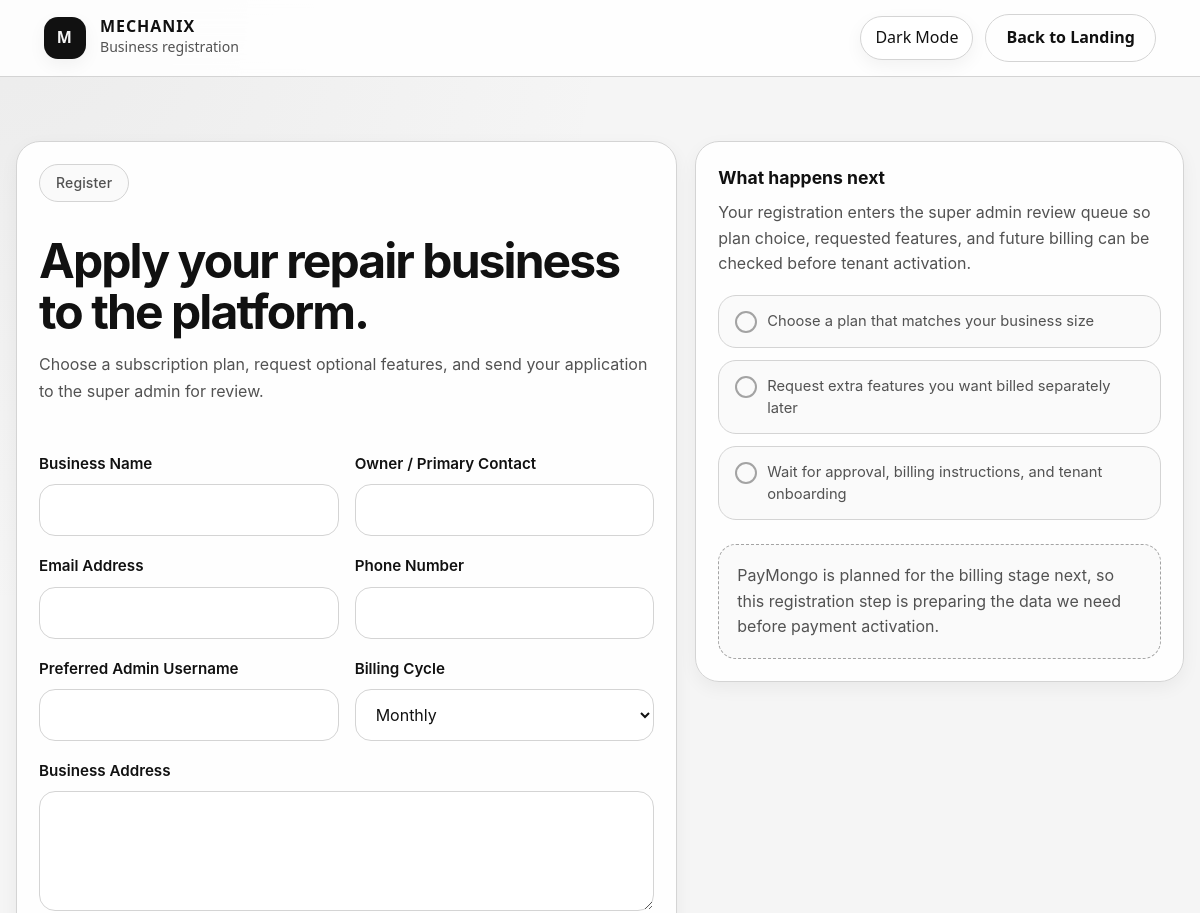
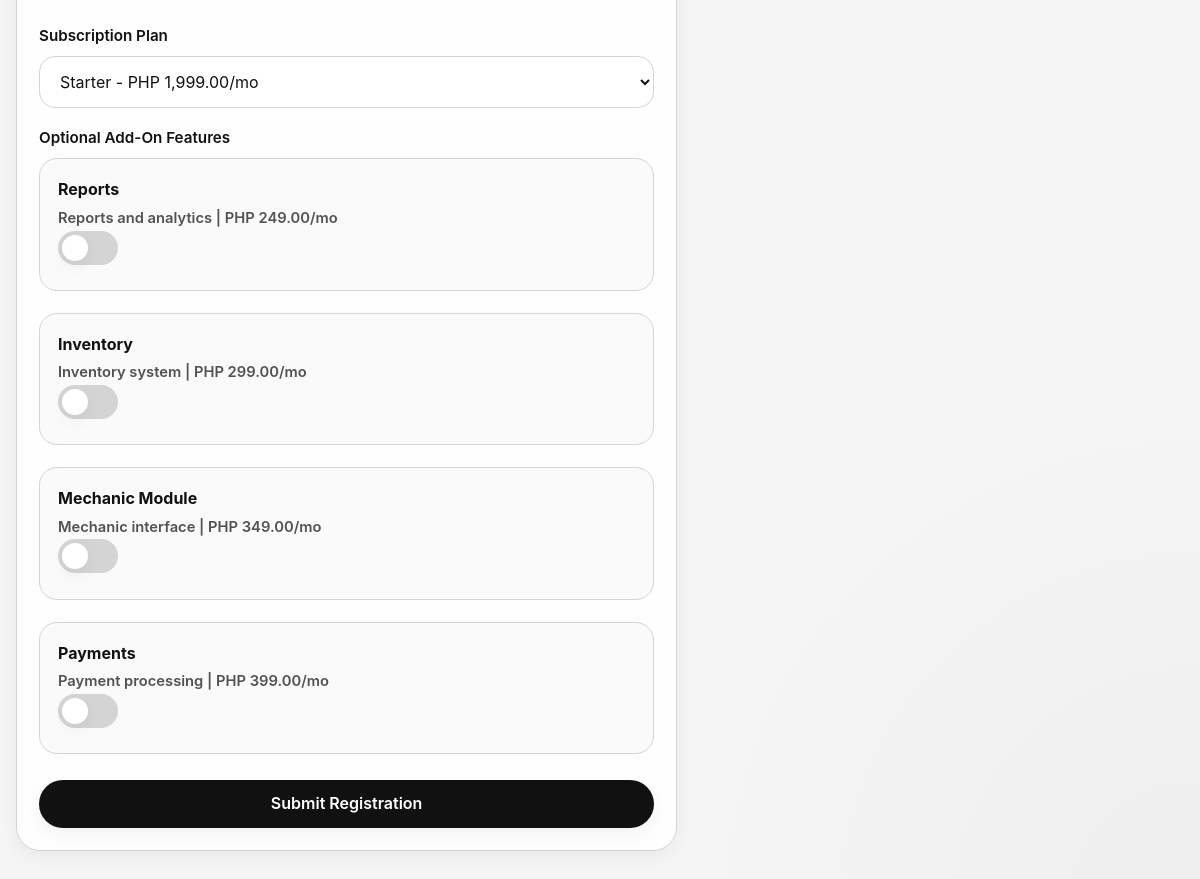
Page /register.php?plan_id=1 on the committed database (2 pictures, top to bottom).
### tables this page shows
CREATE TABLE `feature_pricing` (
  `feature_pricing_id` int(11) NOT NULL,
  `feature_id` int(11) NOT NULL,
  `monthly_addon_price` decimal(10,2) NOT NULL DEFAULT 0.00,
  `yearly_addon_price` decimal(10,2) DEFAULT NULL,
  `is_active` tinyint(1) NOT NULL DEFAULT 1
);

CREATE TABLE `features` (
  `feature_id` int(11) NOT NULL,
  `feature_name` varchar(100) NOT NULL,
  `description` varchar(255) DEFAULT NULL
);

### register.php (the view, shortened to what this page needs)
<?php
$selectedPlanId = (int) ($_GET['plan_id'] ?? 0);
$plans = [];
$addons = [];
$oldInput = $_SESSION['registration_old_input'] ?? [];
try {
    $pdo = Database::getInstance();
    $plans = $pdo->query("
        SELECT plan_id, plan_name, monthly_price, yearly_price, description
        FROM subscription_plans
        WHERE is_active = 1
          AND plan_name <> 'Read-Only'
        ORDER BY monthly_price ASC, plan_name ASC
    ")->fetchAll();
    $addons = $pdo->query("
        SELECT
            f.feature_id,
            f.feature_name,
            f.description,
            fp.monthly_addon_price,
            fp.yearly_addon_price
        FROM feature_pricing fp
        INNER JOIN features f ON f.feature_id = fp.feature_id
        WHERE fp.is_active = 1
        ORDER BY fp.monthly_addon_price ASC, f.feature_name ASC
    ")->fetchAll();
} catch (PDOException $e) {
    $formError = 'Registration options could not be loaded: ' . $e->getMessage();
}
function registerValue($oldInput, $key) {
    return htmlspecialchars($oldInput[$key] ?? '', ENT_QUOTES, 'UTF-8');
}
function registerMoney($amount) {
    return 'PHP ' . number_format((float) $amount, 2);
}
function registerFeatureLabel($featureName) {
    return ucwords(str_replace('_', ' ', $featureName));
}
?>
<!DOCTYPE html>
<html lang="en" data-theme="light">
<head>
    <link rel="stylesheet" href="assets/css/styles.css">
</head>
<body class="page-shell">
    <div class="topbar">
        <div class="topbar-inner">
            <div class="brand">
                <div class="brand-mark">M</div>
                <div class="brand-text">
                    <h1>MECHANIX</h1>
                    <p>Business registration</p>
                </div>
            </div>
            <div class="nav-actions">
                <button type="button" class="theme-toggle" data-theme-toggle>Dark Mode</button>
                <a href="index.php" class="btn btn-secondary">Back to Landing</a>
            </div>
        </div>
    </div>
    <main class="section-block">
        <div class="container registration-layout">
            <article class="content-card registration-panel">
                <div class="section-heading">
                    <p class="eyebrow">Register</p>
                    <h2>Apply your repair business to the platform.</h2>
                    <p>Choose a subscription plan, request optional features, and send your application to the super admin for review.</p>
                </div>
                <form action="actions/register_business.php" method="POST">
                    <div class="form-grid">
                        <div class="form-group">
                            <label for="business_name">Business Name</label>
                            <input class="form-control" type="text" id="business_name" name="business_name" value="<?= registerValue($oldInput, 'business_name') ?>" required>
                        </div>
                        <div class="form-group">
                            <label for="owner_full_name">Owner / Primary Contact</label>
                            <input class="form-control" type="text" id="owner_full_name" name="owner_full_name" value="<?= registerValue($oldInput, 'owner_full_name') ?>" required>
                        </div>
                    </div>
                    <div class="form-grid">
                        <div class="form-group">
                            <label for="email">Email Address</label>
                            <input class="form-control" type="email" id="email" name="email" value="<?= registerValue($oldInput, 'email') ?>" required>
                        </div>
                        <div class="form-group">
                            <label for="phone">Phone Number</label>
                            <input class="form-control" type="text" id="phone" name="phone" value="<?= registerValue($oldInput, 'phone') ?>">
                        </div>
                    </div>
                    <div class="form-grid">
                        <div class="form-group">
                            <label for="preferred_username">Preferred Admin Username</label>
                            <input class="form-control" type="text" id="preferred_username" name="preferred_username" value="<?= registerValue($oldInput, 'preferred_username') ?>">
                        </div>
                        <div class="form-group">
                            <label for="billing_cycle">Billing Cycle</label>
                            <select class="form-control" id="billing_cycle" name="billing_cycle" required>
                                <option value="monthly"<?= (($oldInput['billing_cycle'] ?? 'monthly') === 'monthly') ? ' selected' : '' ?>>Monthly</option>
                            </select>
                        </div>
                    </div>
                    <div class="form-group">
                        <label for="address">Business Address</label>
                        <textarea class="form-control form-textarea" id="address" name="address"><?= registerValue($oldInput, 'address') ?></textarea>
                    </div>
                    <div class="form-group">
                        <label for="selected_plan_id">Subscription Plan</label>
                        <select class="form-control" id="selected_plan_id" name="selected_plan_id" required>
                            <?php foreach ($plans as $plan): ?>
                                <option value="<?= (int) $plan['plan_id'] ?>"<?= $selectedPlanId === (int) $plan['plan_id'] ? ' selected' : '' ?>>
                                    <?= htmlspecialchars($plan['plan_name'], ENT_QUOTES, 'UTF-8') ?> -
                                </option>
                            <?php endforeach; ?>
                        </select>
                    </div>
                    <div class="form-group">
                        <label>Optional Add-On Features</label>
                        <div class="feature-toggle-grid">
                            <?php foreach ($addons as $addon): ?>
                                <label class="feature-toggle-card">
                                    <span class="feature-toggle-copy">
                                        <strong><?= htmlspecialchars(registerFeatureLabel($addon['feature_name']), ENT_QUOTES, 'UTF-8') ?></strong>
                                        <span>
                                            <?= htmlspecialchars($addon['description'] ?: 'Optional platform add-on.', ENT_QUOTES, 'UTF-8') ?> |
                                            <?= htmlspecialchars(registerMoney($addon['monthly_addon_price']), ENT_QUOTES, 'UTF-8') ?>/mo
                                        </span>
                                    </span>
                                    <span class="switch">
                                        <span class="switch-slider"></span>
                                    </span>
                                </label>
                            <?php endforeach; ?>
                        </div>
                    </div>
                    <button type="submit" class="btn btn-primary btn-full">Submit Registration</button>
                </form>
            </article>
            <aside class="content-card registration-side">
                <h3>What happens next</h3>
                <p>Your registration enters the super admin review queue so plan choice, requested features, and future billing can be checked before tenant activation.</p>
                <div class="checklist">
                    <div class="checklist-item">Choose a plan that matches your business size</div>
                    <div class="checklist-item">Request extra features you want billed separately later</div>
                    <div class="checklist-item">Wait for approval, billing instructions, and tenant onboarding</div>
                </div>
                <div class="table-placeholder">
                    PayMongo is planned for the billing stage next, so this registration step is preparing the data we need before payment activation.
                </div>
            </aside>
        </div>
    </main>
</body>
</html>

### assets/css/base.css (style rules this page uses)
html { scroll-behavior: smooth; }
body { font-family: "Inter", "Segoe UI", Arial, sans-serif; background: var(--bg); color: var(--text); line-height: 1.6; transition: background var(--transition), color var(--transition); }
a { text-decoration: none; color: inherit; }
button, input, select, textarea { font: inherit; }
.page-shell { min-height: 100vh; background: radial-gradient(circle at top left, rgba(127, 127, 127, 0.08), transparent 28%), radial-gradient(circle at bottom right, rgba(127, 127, 127, 0.06), transparent 24%), var(--bg); }
.container { width: min(100% - 32px, var(--max-width)); margin: 0 auto; }
.topbar { position: sticky; top: 0; z-index: var(--z-sticky); backdrop-filter: blur(16px); background: color-mix(in srgb, var(--bg) 82%, transparent); border-bottom: 1px solid var(--border); }
.topbar-inner { width: min(100% - 32px, var(--max-width)); margin: 0 auto; min-height: 76px; display: flex; align-items: center; justify-content: space-between; gap: 16px; }
.brand { display: flex; align-items: center; gap: 14px; }
.brand-mark { width: 42px; height: 42px; border-radius: 14px; background: var(--text); color: var(--bg); display: grid; place-items: center; font-weight: 800; letter-spacing: 0.08em; box-shadow: var(--shadow-soft); }
.brand-text h1, .brand-text h2 { font-size: 1rem; line-height: 1.1; letter-spacing: 0.06em; }
.brand-text p { color: var(--text-soft); font-size: 0.88rem; }
.nav-actions { display: flex; align-items: center; gap: 12px; }
.theme-toggle { border: 1px solid var(--border); background: var(--bg-soft); color: var(--text); height: 44px; min-width: 44px; padding: 0 14px; border-radius: 999px; cursor: pointer; transition: all var(--transition); display: inline-flex; align-items: center; justify-content: center; gap: 8px; box-shadow: var(--shadow-soft); }
.btn { display: inline-flex; align-items: center; justify-content: center; gap: 10px; height: 48px; padding: 0 20px; border-radius: 999px; border: 1px solid transparent; cursor: pointer; transition: all var(--transition); font-weight: 600; }
.btn-primary { background: var(--button-bg); color: var(--button-text); box-shadow: var(--shadow-soft); }
.btn-secondary { background: transparent; color: var(--text); border-color: var(--border); }
.btn-full { width: 100%; }

### assets/css/landing.css (style rules this page uses)
﻿ .landing-main, .landing-main h1, .landing-main h2, .landing-main h3, .landing-main p, .topbar { font-family: 'DM Sans', system-ui, -apple-system, sans-serif; }
.topbar { position: sticky; top: 0; z-index: var(--z-sticky); background: color-mix(in srgb, var(--bg-soft) 88%, transparent); backdrop-filter: blur(16px); -webkit-backdrop-filter: blur(16px); border-bottom: 1px solid var(--border); }
.topbar-inner { max-width: var(--max-width); margin: 0 auto; padding: 0 28px; height: 64px; display: flex; align-items: center; justify-content: space-between; }
.eyebrow { display: inline-flex; align-items: center; gap: 8px; padding: 7px 16px; border-radius: 999px; border: 1px solid var(--border); color: var(--text-soft); margin-bottom: 24px; font-size: 0.875rem; font-weight: 500; background: var(--bg-elevated); letter-spacing: 0.01em; }
.section-block { padding: 64px 0; }
.section-heading { margin-bottom: 48px; max-width: 700px; }
.section-heading h2 { font-size: clamp(2rem, 4vw, 3rem); line-height: 1.05; letter-spacing: -0.04em; margin: 10px 0 14px; font-weight: 700; }
.section-heading p:last-child { color: var(--text-soft); max-width: 65ch; line-height: 1.65; }
.form-group { margin-bottom: 18px; }
.form-group label { display: block; font-weight: 600; margin-bottom: 8px; font-size: 0.95rem; }
.form-control { width: 100%; height: 52px; border-radius: 16px; border: 1px solid var(--border); background: var(--input-bg); color: var(--text); padding: 0 16px; outline: none; font-family: inherit; font-size: 1rem; transition: all var(--transition); }
.form-textarea { height: auto; min-height: 120px; padding: 16px; resize: vertical; }
.checklist { display: flex; flex-direction: column; gap: 10px; margin: 16px 0 24px; }
.checklist-item { display: flex; align-items: flex-start; gap: 10px; font-size: 0.92rem; color: var(--text-soft); line-height: 1.5; }
.checklist-item::before { content: ''; width: 18px; height: 18px; border-radius: 50%; border: 2px solid var(--border-strong); flex-shrink: 0; margin-top: 1px; }

### rows in the picture
feature_pricing: feature.feature_name "Reports", feature.description "Reports and analytics", monthly_addon_price "PHP 249.00"
feature_pricing: feature.feature_name "Inventory", feature.description "Inventory system", monthly_addon_price "PHP 299.00"
feature_pricing: feature.feature_name "Mechanic Module", feature.description "Mechanic interface", monthly_addon_price "PHP 349.00"
feature_pricing: feature.feature_name "Payments", feature.description "Payment processing", monthly_addon_price "PHP 399.00"

### other values in the picture
form field selected_plan_id "Starter - PHP 1,999.00/mo"
